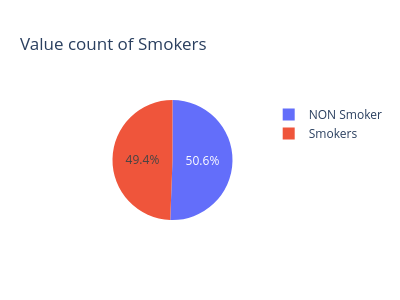

Notebook code for this chart:
### Code cell
fig = px.pie(names=["NON Smoker","Smokers"], values=df.currentSmoker.value_counts(), title='Value count of Smokers',width=400,height=300)
fig.show()

### Figure 1 — Plotly figure (JSON) as saved in the notebook; plotly's stock layout.template omitted (floating-point values rounded to 4 significant figures)
{"data": [{"domain": {"x": [0, 1], "y": [0, 1]}, "hovertemplate": "label=%{label}<br>value=%{value}<extra></extra>", "labels": ["NON Smoker", "Smokers"], "legendgroup": "", "name": "", "showlegend": true, "type": "pie", "values": [2144, 2094]}], "layout": {"height": 300, "legend": {"tracegroupgap": 0}, "title": {"text": "Value count of Smokers"}, "width": 400}}
